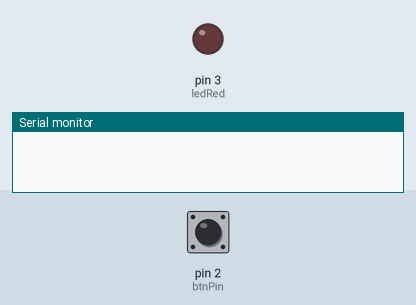
The sketch below on a simulated Arduino Uno, built for the host (arithmetic inside an expression is 32-bit, double 64-bit). On the bench: output pins drawn as LEDs (lit = HIGH), the last lines printed to the serial monitor. Inputs (shaded band) come from the test bench; at power-on: pin 2 (btnPin) HIGH. WiFi joins after 1.5 s; servers stay silent unless stated.

Above: at 1.2 s.
1.3 s: pin 2 (btnPin) pulled LOW for 0.15 s
2.9 s: pin 2 (btnPin) pulled LOW for 1 s
5.4 s: pin 2 (btnPin) pulled LOW for 3.2 s
At 9.6 s:
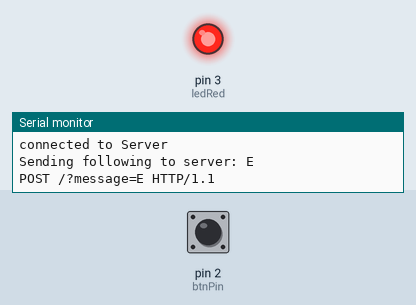
Timing chart, 0 to 11.3 s (numbered marks = the images above; inputs shaded):
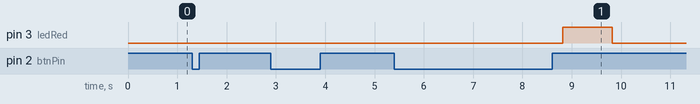

Measured:
- after the input at 5.4 s, pin 3 (ledRed): LOW → HIGH after 3.4 s, → LOW 1.0 s later

The sketch:

ArduinoMorseClient.ino
```cpp
/**
 * @file
 * Sketch that use a button to send morse code
 *
 * @version 1st Of March 2019
 * @author Rasmus Kragh and Philip Dein
 */

#include <Ethernet2.h>
#include <SPI.h>
#include <HttpClient.h>

/** \brief Size of morse array as well as for loop in MorseConverter function*/
#define SIZE 26

IPAddress ipServer(10, 233, 146, 25); /** \brief The IP-adress of the server we want to communicate with */
IPAddress ipClient(10, 233, 146, 227); /** \brief Our own IP-adress */
byte mac[] = { 0xDE, 0xAD, 0xBE, 0xEF, 0xFE, 0xF8 };/** \brief The MAC adress of our device */
EthernetClient client; /** \brief Used to connect to a webserver */

const int btnPin = 2; /** \brief Button pin */
const int ledRed = 3; /** \brief led pin */

String sMessage = ""; /** \brief Holds the message before it's being sent */
String tempCapture = ""; /** \brief Button pin */

long timeFirstPress = 0; /** \brief Used to record when button is first pressed*/
long timeLastPress = 0; /** \brief Used to record when the button was last pressed*/
long timeLastInsert = 0; /** \brief Used to record when we last inserted a char into our sMessage*/
long timeDif = 0; /** \brief Calculates difference between first and last press*/

const long timeMaxPush = 150; /** \brief Threshold in ms between '.' and '-'*/
const long timeFailSafe = 20; /** \brief if 2 button presses within 20ms ignore so we don't get double inputs*/
const long timeMaxWaitBeforeConvert = 500; /** \brief End of Morse threshold*/

int buttonState = 0; /** \brief Gets the current state of the button*/
int buttonLastState = 0; /** \brief Gets the last state of the button */
int buttonReadySend = 0; /** \brief Used to check if we're ready to send the message*/

String letters[SIZE]={
// A to I
".-", "-...", "-.-.", "-..", ".", "..-.", "--.", "....", "..",
// J to R
".---", "-.-", ".-..", "--", "-.", "---", ".--.", "--.-", ".-.",
// S to Z
"...", "-", "..-", "...-", ".--", "-..-", "-.--", "--.."
}; /** \brief Alphabet array for the morse code*/
int characterAscii = 0; /** \brief use to find char*/


/**
 * Standard function that runs on startup. We initialize the Serial port to be able to see terminal
 * We also start the Ethernet class so that we can communicate on the network
 * We set button to register button releases. Set a timer on timeLastInsert, this is to prevent weird happenings.
 */
void setup() {

  //Start serial for debugging
  Serial.begin(9600);

  // Start EthernetConnection
  Ethernet.begin(mac, ipClient);

  // Register when button is pressed
  pinMode(btnPin, INPUT_PULLUP);
  timeLastInsert = millis();

  // Initialize LED's
  pinMode(ledRed, OUTPUT);
}

void loop() {
  // put your main code here, to run repeatedly:
  //Read button state (pressed or not pressed?)
    buttonState = digitalRead(btnPin);


    // Logic to record time since first press and last press
    // Millis is implemented to record whether the press is within different time thresholds
    if (buttonState == LOW)
    {
      // Records when the button is pressed, and current press
      if(buttonLastState == 1) {timeFirstPress = millis();}
      else{timeLastPress = millis();}

      buttonLastState = 0;
    }
    // Button is released and now logic will be applied depending on how long the button was pressed.
    else
    {
      timeDif = timeLastPress - timeFirstPress;

      // Make sure that the button was pushed last loop and only just released.
      // Otherwise no reason to apply logic
      if(buttonLastState == 0)
      {
        // Failsafe to avoid double inputs
        if((timeLastInsert + timeFailSafe) < millis())
        {
          // Records when the last time we finished a push, to make sure that we don't do double inserts
          // because of hardware bouncing
          timeLastInsert = millis();

          // If button is held for less than max threshold,
          if (timeDif < timeMaxPush)
          {
            tempCapture += ".";

            //Serial.println(".");

            buttonReadySend = 0;

          }
          else if (timeDif < timeMaxWaitBeforeConvert)
          {
            tempCapture += "-";

            //Serial.println("-");

            buttonReadySend = 0;
          }
          else if (timeDif > timeMaxWaitBeforeConvert)
          {
            if (buttonReadySend == 1)
            {
              SendMessage(sMessage);
              buttonReadySend = 0;
            }
            else
            {
              ConvertTempToMessage();
              buttonReadySend++;
            }

          }


          // Uncomment this one if you want to se how long you hold the button
          //Serial.println(timeDif);
          //Serial.print(buttonState);
          Serial.println(tempCapture);

        }

      } // If enough time has passed - start converting the morse signal to a CHAR
//      else if ((tempCapture != "") && ((timeLastInsert + timeMaxWaitBeforeConvert) < millis()))
//      {
//        ConvertTempToMessage();
//      } // Send message
//      else if ((sMessage != "") && ((timeLastInsert + timeMaxWaitBeforeSend) < millis()))
//      {
//        Serial.println("Test");
//        SendMessage(sMessage);
//      }

      // Reset state so we the loop can function properly
      timeFirstPress = 0;
      buttonLastState = 1;
    }

}

/**
 * Function that takes the current series of morse inputs and converts them to the char.
 * It uses the array of strings initalized before void start().
 * For debugging purposes it prints that it has finished converting.
 */
void ConvertTempToMessage()
{

  sMessage += MorseToChar(tempCapture);
  tempCapture = "";
  Serial.println("Captured morse converted to message");
}

/**
 * Function to send the message. It connects to a web server and sends the content of the sMessage string.
 * Once sent, it turns the LED on so that the user can see that it's sent if not looking at the terminal.
 *
 * @param String content the content store in sMessage
 */
void SendMessage(String content)
{

  Serial.print("About to send");
  Serial.println();
    if (client.connect(ipServer, 5000)) {

    //char payload[50];
    //content.toCharArray(payload, 50);
    //Serial.print(payload);
    Serial.println("connected to Server");
    Serial.println("Sending following to server: " + content);
    //Serial.println(payload);

    // Make a HTTP request:
    client.println("POST /?message=" + content + " HTTP/1.1");
    Serial.println("POST /?message=" + content + " HTTP/1.1");
    client.println("host: 10.233.146.25:5000");
    client.println("user-agent: arduino/morse");
    client.println("accept: */*");
    client.println("content-length: " + content.length());
    client.println("content-type: application/x-www-form-urlencoded");
    client.println();
    client.stop();

  } else {
    // if you didn't get a connection to the server:
    Serial.println("connection failed");
  }
  digitalWrite(ledRed, HIGH);
  delay(1000);
  digitalWrite(ledRed, LOW);
  sMessage = "";
}

/**
 * The converter function used in ConvertTempToMessage
 *
 * @param String characterCode The morse inputs. It will be found in the array and the index + characterAscii equals Capital letter.
 */
char MorseToChar(String characterCode)
{

  characterAscii=65;

  for(int i=0; i<SIZE; i++)
  {
    //Serial.println("Char Ascii = " + characterAscii);
    if(characterCode == letters[i])
    {
      //Serial.println(letters[i]);
      return characterAscii;
    }
    characterAscii++;
  }


}
```
